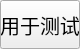
<?xml version="1.0" encoding="UTF-8"?>
<ui version="4.0">
 <class>labelBtn</class>
 <widget class="QWidget" name="labelBtn">
  <property name="geometry">
   <rect>
    <x>0</x>
    <y>0</y>
    <width>80</width>
    <height>49</height>
   </rect>
  </property>
  <property name="sizePolicy">
   <sizepolicy hsizetype="Expanding" vsizetype="Expanding">
    <horstretch>0</horstretch>
    <verstretch>0</verstretch>
   </sizepolicy>
  </property>
  <property name="minimumSize">
   <size>
    <width>80</width>
    <height>20</height>
   </size>
  </property>
  <property name="font">
   <font>
    <pointsize>15</pointsize>
   </font>
  </property>
  <property name="windowTitle">
   <string>Form</string>
  </property>
  <layout class="QVBoxLayout" name="verticalLayout">
   <property name="spacing">
    <number>0</number>
   </property>
   <property name="leftMargin">
    <number>0</number>
   </property>
   <property name="topMargin">
    <number>0</number>
   </property>
   <property name="rightMargin">
    <number>0</number>
   </property>
   <property name="bottomMargin">
    <number>0</number>
   </property>
   <item>
    <widget class="QPushButton" name="pushButton">
     <property name="sizePolicy">
      <sizepolicy hsizetype="Expanding" vsizetype="Expanding">
       <horstretch>0</horstretch>
       <verstretch>0</verstretch>
      </sizepolicy>
     </property>
     <property name="styleSheet">
      <string notr="true"/>
     </property>
     <property name="text">
      <string>用于测试</string>
     </property>
    </widget>
   </item>
  </layout>
 </widget>
 <resources/>
 <connections/>
</ui>
